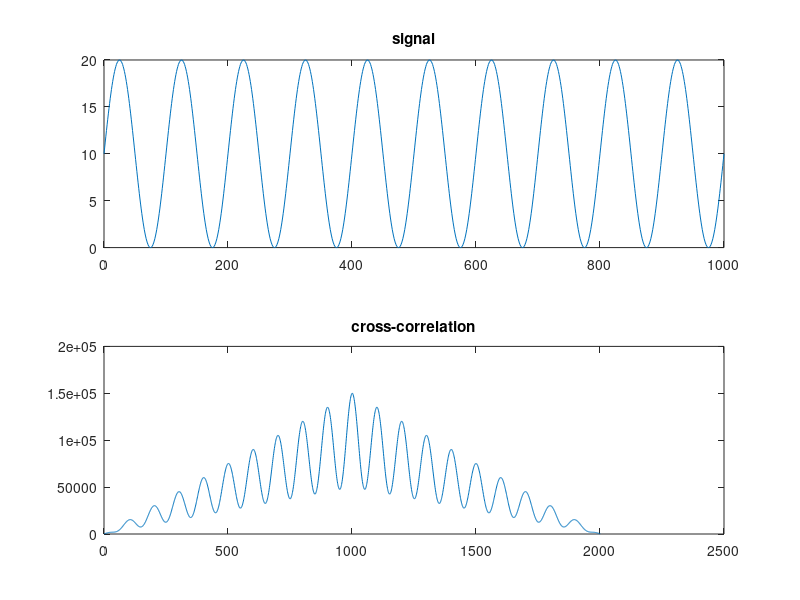

Recreate this plot in MATLAB.
t=0:1:1000;
modulated_signal = 10*sin(2*pi*(1/100)*t)+10
figure(100); clf;
subplot(2,1,1)
plot(t,modulated_signal)
title('signal')
subplot(2,1,2)

plot(xcorr(modulated_signal,modulated_signal))
title('cross-correlation')